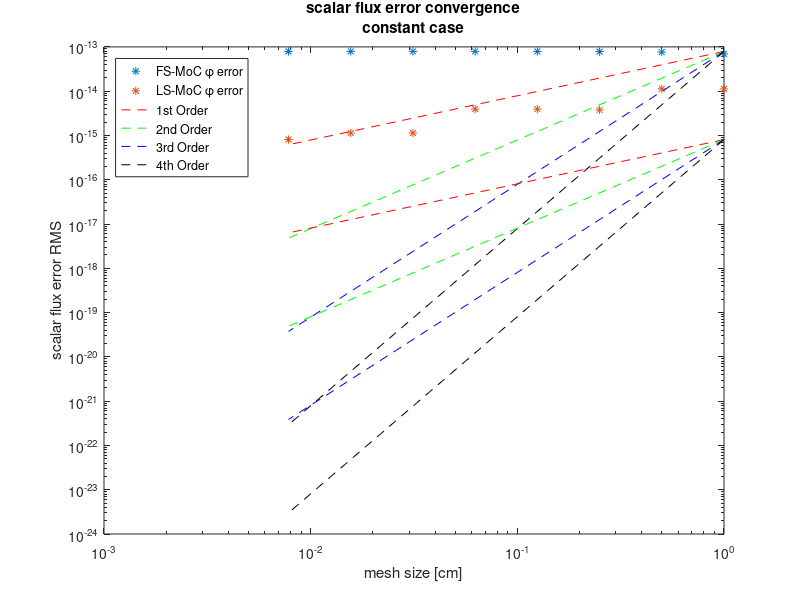
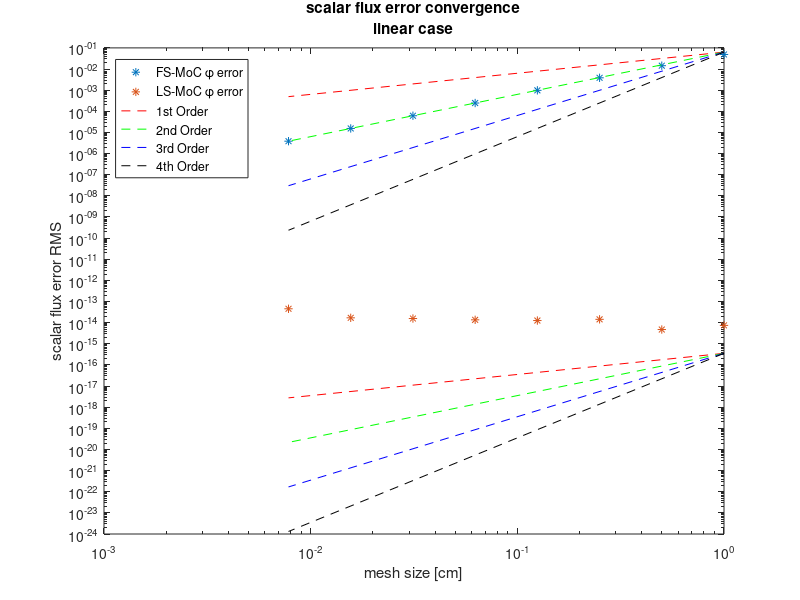
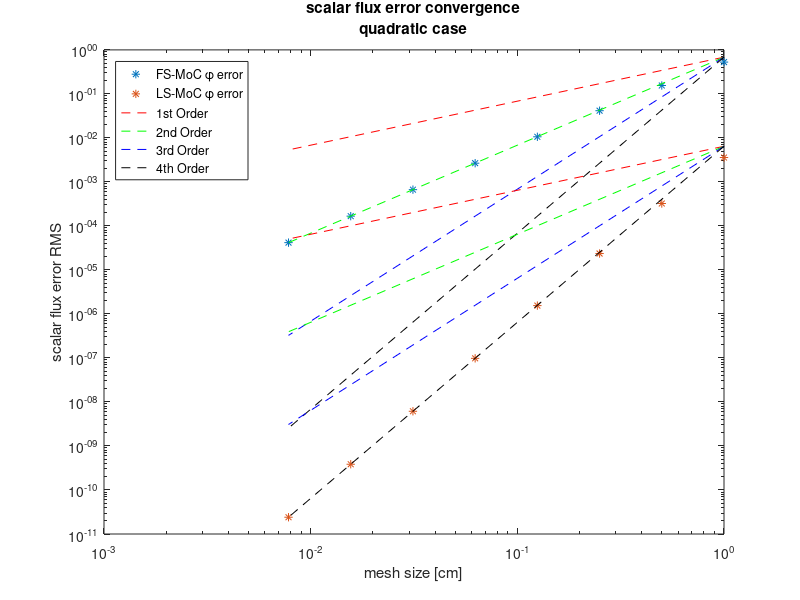
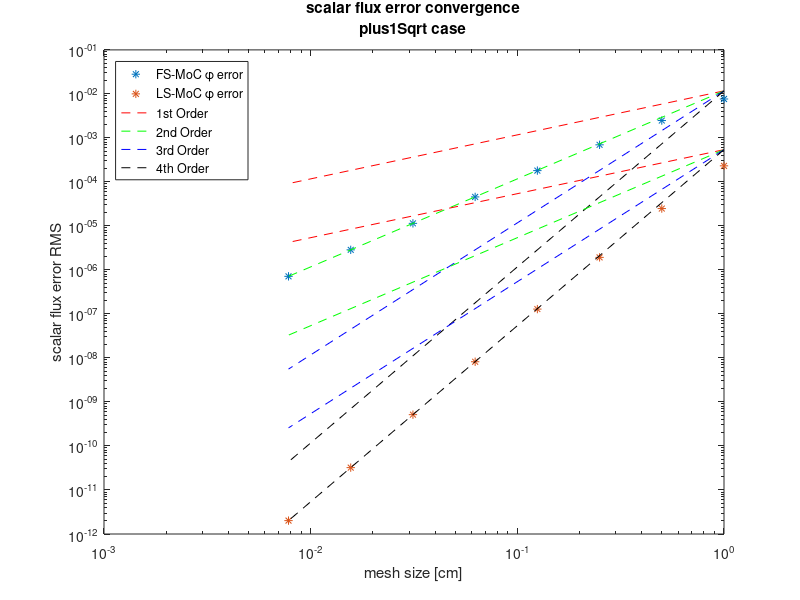

These charts were generated, in order, by the following MATLAB code:
nGrids=8;

% assumedSoln='constant';
% figureID=11;
% [error_phi0_n_FS_constant, order_phi_nMinus1_FS_constant]=converger_FS(assumedSoln,nGrids,figureID);
% [error_phi0_n_LS_constant, order_phi_nMinus1_LS_constant]=converger_LS(assumedSoln,nGrids,figureID);
% 
% assumedSoln='linear';
% figureID=12;
% [error_phi0_n_FS_linear, order_phi_nMinus1_FS_linear]=converger_FS(assumedSoln,nGrids,figureID);
% [error_phi0_n_LS_linear, order_phi_nMinus1_LS_linear]=converger_LS(assumedSoln,nGrids,figureID);
% 
% assumedSoln='quadratic';
% figureID=13;
% [error_phi0_n_FS_quadratic, order_phi_nMinus1_FS_quadratic]=converger_FS(assumedSoln,nGrids,figureID);
% [error_phi0_n_LS_quadratic, order_phi_nMinus1_LS_quadratic]=converger_LS(assumedSoln,nGrids,figureID);
% 
% assumedSoln='plus1Sqrt';
% figureID=14;
% [error_phi0_n_FS_plus1Sqrt, order_phi_nMinus1_FS_plus1Sqrt]=converger_FS(assumedSoln,nGrids,figureID);
% [error_phi0_n_LS_plus1Sqrt, order_phi_nMinus1_LS_plus1Sqrt]=converger_LS(assumedSoln,nGrids,figureID);

% reference solution
%%
% =================
% assumedSoln: constant
% refinementRatio: 2
% quad set order: 8

error_phi0_n_FS_constant =   1.0e-13 *[...
   0.694513144194782
   0.761687275872297
   0.782914840154826
   0.788965484740937
   0.790013848361801
   0.790634961693368
   0.790438718455841
   0.788621155924496
];

order_phi_nMinus1_FS_constant =[...
  -0.133196796841732
  -0.039656594641704
  -0.011106797273031
  -0.001915755561086
  -0.001133809311344
   0.000358135298305
   0.003321203522507
];

% =================
% assumedSoln: constant
% refinementRatio: 2
% quad set order: 8

error_phi0_n_LS_constant =   1.0e-13 *[...
   0.112228117813608
   0.112827285436508
   0.037772065111694
   0.039343271438244
   0.039291936301230
   0.011378431991337
   0.011370643298715
   0.008077778563184
];

order_phi_nMinus1_LS_constant =[...
  -0.007681825790841
   1.578724434669941
  -0.058797261970952
   0.001883658993058
   1.787931505097544
   0.000987882673690
   0.493283374614361
];
%%
% =================
% assumedSoln: linear
% refinementRatio: 2
% quad set order: 8

error_phi0_n_FS_linear =[...
   0.048861548575326
   0.014391604851914
   0.003842496606856
   0.000980105451355
   0.000246338131562
   0.000061668161856
   0.000015422293693
   0.000003855902141
];

order_phi_nMinus1_FS_linear =[...
   1.763472107459269
   1.905111589342248
   1.971035101020718
   1.992297014744958
   1.998042215418898
   1.999508497337394
   1.999877004407445
];

% =================
% assumedSoln: linear
% refinementRatio: 2
% quad set order: 8

error_phi0_n_LS_linear =   1.0e-13 *[...
   0.074257240236188
   0.047249088475604
   0.143580641605176
   0.125843669651456
   0.135971729298907
   0.156788099613461
   0.169156241165121
   0.452642638142466
];

order_phi_nMinus1_LS_linear =[...
   0.652245201271777
  -1.603502847163576
   0.190228603518118
  -0.111674077199480
  -0.205509338252473
  -0.109540346096509
  -1.420016082758704
];

%%
% =================
% assumedSoln: quadratic
% refinementRatio: 2
% quad set order: 8

error_phi0_n_FS_quadratic =[...
   0.528435410891271
   0.155155848101193
   0.041512603380145
   0.010600167985160
   0.002665104766903
   0.000667238453540
   0.000166870090430
   0.000041721307520
];

order_phi_nMinus1_FS_quadratic =[...
   1.768009070358906
   1.902096760011719
   1.969462282578579
   1.991822975503822
   1.997917907248369
   1.999477043810538
   1.999869114288267
];

% =================
% assumedSoln: quadratic
% refinementRatio: 2
% quad set order: 8

error_phi0_n_LS_quadratic =[...
   0.003582325361758
   0.000323354812612
   0.000023611148136
   0.000001548683201
   0.000000098048979
   0.000000006148216
   0.000000000384590
   0.000000000024048
];

order_phi_nMinus1_LS_quadratic =[...
   3.469706387034262
   3.775577980598491
   3.930354235224089
   3.981395632358030
   3.995262776263439
   3.998775409529993
   3.999325923258120
];

%%
% =================
% assumedSoln: plus1Sqrt
% refinementRatio: 2
% quad set order: 8

error_phi0_n_FS_plus1Sqrt =[...
   0.007661883418932
   0.002481560333717
   0.000696777858899
   0.000180787262340
   0.000045651918675
   0.000011442186213
   0.000002862384315
   0.000000715711168
];

order_phi_nMinus1_FS_plus1Sqrt =[...
   1.626451543246898
   1.832476844935340
   1.946405747076788
   1.985545633219298
   1.996312767118894
   1.999073436593434
   1.999767989571842
];

% =================
% assumedSoln: plus1Sqrt
% refinementRatio: 2
% quad set order: 8

error_phi0_n_LS_plus1Sqrt =   1.0e-03 *[...
   0.231940208089442
   0.024814379617639
   0.001929854481586
   0.000128936200543
   0.000008202699478
   0.000000514984548
   0.000000032222751
   0.000000002014445
];

order_phi_nMinus1_LS_plus1Sqrt =[...
   3.224504649159258
   3.684612414400402
   3.903762785470991
   3.974414792659945
   3.993497723792533
   3.998377548780968
   3.999625595867425
   ];
 
refinementRatio=2;
Tau=10;
for iGrid=1:nGrids
  J=5*refinementRatio^iGrid;
  gridMeshSize_n(iGrid)=Tau/J;
end

nSoln=4;
close all;
for iSoln=1:nSoln
  switch(iSoln)
    case 1 % constant
      soln='constant';
      error_phi0_n_FS=error_phi0_n_FS_constant;
      order_phi_nMinus1_FS=order_phi_nMinus1_FS_constant;
      error_phi0_n_LS=error_phi0_n_LS_constant;
      order_phi_nMinus1_LS=order_phi_nMinus1_LS_constant;
    case 2 % linear
      soln='linear';
      error_phi0_n_FS=error_phi0_n_FS_linear;
      order_phi_nMinus1_FS=order_phi_nMinus1_FS_linear;
      error_phi0_n_LS=error_phi0_n_LS_linear;
      order_phi_nMinus1_LS=order_phi_nMinus1_LS_linear;
    case 3 % quadratic
      soln='quadratic';
      error_phi0_n_FS=error_phi0_n_FS_quadratic;
      order_phi_nMinus1_FS=order_phi_nMinus1_FS_quadratic;
      error_phi0_n_LS=error_phi0_n_LS_quadratic;
      order_phi_nMinus1_LS=order_phi_nMinus1_LS_quadratic;
    case 4 % plus1Sqrt
      soln='plus1Sqrt';
      error_phi0_n_FS=error_phi0_n_FS_plus1Sqrt;
      order_phi_nMinus1_FS=order_phi_nMinus1_FS_plus1Sqrt;
      error_phi0_n_LS=error_phi0_n_LS_plus1Sqrt;
      order_phi_nMinus1_LS=order_phi_nMinus1_LS_plus1Sqrt;
  end
    
  orderPlotGrid=[gridMeshSize_n(1) gridMeshSize_n(end)];

  scalarFluxErrorRMS_plot_handle=figure(iSoln+4);
  
  loglog(gridMeshSize_n,error_phi0_n_FS,'*');
  hold on;
  loglog(gridMeshSize_n,error_phi0_n_LS,'*');
  title({'scalar flux error convergence',[soln ' case']});
  xlabel('mesh size [cm]');
  ylabel('scalar flux error RMS');
  
  orderGuess=round(order_phi_nMinus1_FS(end));
  errorStt=error_phi0_n_FS(end)*refinementRatio^(orderGuess*(nGrids-1));
  firstOrder=[errorStt errorStt/refinementRatio^(nGrids-1)];
  secondOrder=[errorStt errorStt/refinementRatio^(2*(nGrids-1))];
  thirdOrder=[errorStt errorStt/refinementRatio^(3*(nGrids-1))];
  fourthOrder=[errorStt errorStt/refinementRatio^(4*(nGrids-1))];
  loglog(orderPlotGrid,firstOrder,'r--');
  loglog(orderPlotGrid,secondOrder,'g--');
  loglog(orderPlotGrid,thirdOrder,'b--');
  loglog(orderPlotGrid,fourthOrder,'k--');

  % plot the second set of OoA guide lines
  orderGuess=round(order_phi_nMinus1_LS(end));
  errorStt=error_phi0_n_LS(end)*refinementRatio^(orderGuess*(nGrids-1));
  firstOrder=[errorStt errorStt/refinementRatio^(nGrids-1)];
  secondOrder=[errorStt errorStt/refinementRatio^(2*(nGrids-1))];
  thirdOrder=[errorStt errorStt/refinementRatio^(3*(nGrids-1))];
  fourthOrder=[errorStt errorStt/refinementRatio^(4*(nGrids-1))];
  loglog(orderPlotGrid,firstOrder,'r--');
  loglog(orderPlotGrid,secondOrder,'g--');
  loglog(orderPlotGrid,thirdOrder,'b--');
  loglog(orderPlotGrid,fourthOrder,'k--');
  
  legend('FS-MoC \phi error','LS-MoC \phi error','1st Order','2nd Order',...
    '3rd Order','4th Order','location','northwest');
  savefig([soln '_withScattering_MC2017']);
  hold off;
  
end
